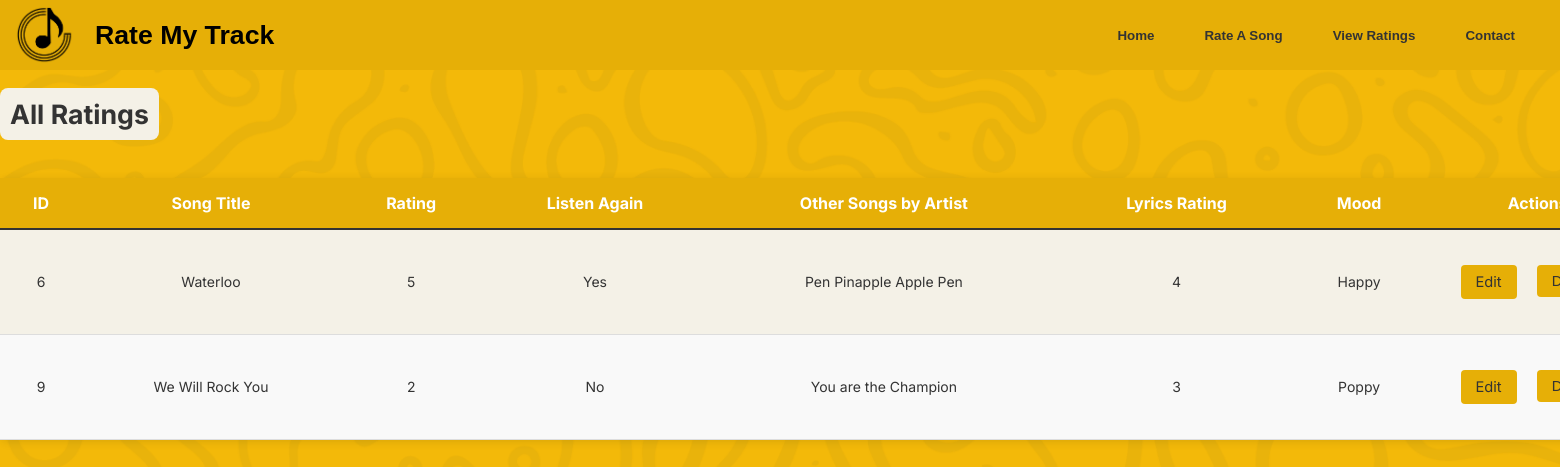
/ratings, run on an earlier commit of the app's database.
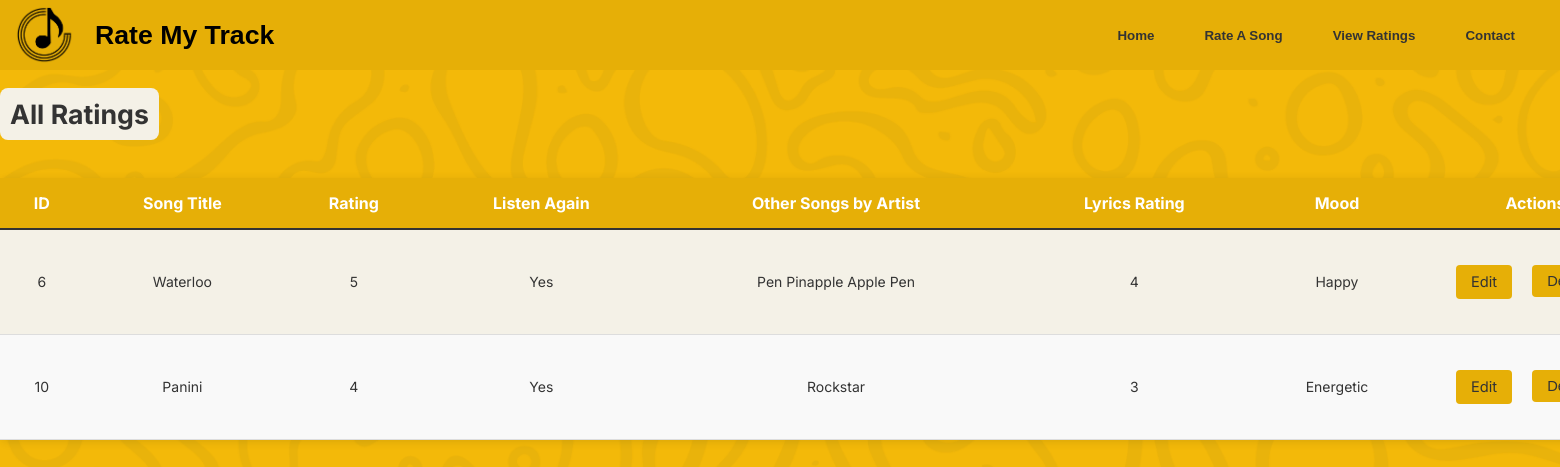
And on a later commit of the database.
### tables this page shows
CREATE TABLE "ratings" (
	"rating_id"	INTEGER,
	"song_id"	INTEGER,
	"rating"	INTEGER,
	"listen_again"	TEXT,
	"other_songs_by_artist"	TEXT,
	"lyrics_rating"	INTEGER,
	"mood"	TEXT,
	PRIMARY KEY("rating_id" AUTOINCREMENT),
	FOREIGN KEY("song_id") REFERENCES "songs"("id")
);

CREATE TABLE "songs" (
	"id"	INTEGER,
	"song_title"	TEXT,
	"artist_name"	TEXT,
	"release_year"	TEXT,
	"album"	TEXT,
	"genre"	TEXT,
	"thumbnail"	TEXT,
	"audio"	TEXT,
	PRIMARY KEY("id" AUTOINCREMENT)
);

### music_review_app.py (the view)
@app.route('/ratings')
def view_ratings():
    conn = get_db_connection()
    cursor = conn.cursor()
    cursor.execute("""
        SELECT ratings.rating_id, ratings.rating, ratings.listen_again,
               ratings.other_songs_by_artist, ratings.lyrics_rating, ratings.mood,
               songs.song_title
        FROM ratings
        INNER JOIN songs ON ratings.song_id = songs.id
    """)
    ratings = cursor.fetchall()
    cursor.close()
    conn.close()
    return render_template('view_ratings.html', ratings=ratings)

### music_review_app.py (called while the page is built)
def get_db_connection():
    conn = sqlite3.connect('musicreview.db')
    conn.row_factory = sqlite3.Row
    return conn

### templates/view_ratings.html
{% extends 'base.html' %}
{% block content %}
<div id="ratings-page-container">
    <div class="page-introduction">
        <h1>All Ratings</h1>
    </div>
    <div id="ratings-table">
        <table>
            <thead>
                <tr>
                    <th>ID</th>
                    <th>Song Title</th>
                    <th>Rating</th>
                    <th>Listen Again</th>
                    <th>Other Songs by Artist</th>
                    <th>Lyrics Rating</th>
                    <th>Mood</th>
                    <th>Actions</th>
                </tr>
            </thead>
            <tbody>
                {% for rating in ratings %}
                <tr>
                    <td>{{ rating.rating_id }}</td>
                    <td>{{ rating.song_title }}</td>
                    <td>{{ rating.rating }}</td>
                    <td>{{ rating.listen_again }}</td>
                    <td>{{ rating.other_songs_by_artist }}</td>
                    <td>{{ rating.lyrics_rating }}</td>
                    <td>{{ rating.mood }}</td>
                    <td>
                        <div id="edit-button">
                            <a href="{{ url_for('edit_rating', id=rating.rating_id) }}">Edit</a>
                        </div>
                        <div id="delete-button">
                            <form action="{{ url_for('delete_rating', id=rating.rating_id) }}" method="post">
                                <button type="submit">Delete</button>
                            </form>
                        </div>
                    </td>
                </tr>
                {% endfor %}
            </tbody>
        </table>
    </div>
</div>
{% endblock %}

### templates/base.html (shortened to what this page needs)
<!DOCTYPE html>
<html lang="en">
<head>
    <link rel="stylesheet" href="{{ url_for('static', filename='style.css') }}">
</head>
<body>
    <nav>
        <ul>
            <li><img src="/static/Images/music-app-logos-removebg-preview.png" alt="Logo"></li>
            <li><h1>Rate My Track</h1></li>
            <div id="rightside-nav-bar">
                <li><a href="{{ url_for('index') }}">Home</a></li>
                <li><a href="{{ url_for('all_songs') }}">Rate A Song</a></li>
                <li><a href="{{ url_for('view_ratings') }}">View Ratings</a></li>
                <li><a href="{{ url_for('contact') }}">Contact</a></li>
            </div>
        </ul>
    </nav>
    {% block content %}
    {% endblock %}
</body>
</html>

### static/style.css (style rules this page uses)
body { background-image: url(/static/Images/Background-image.png); background-repeat: no-repeat; background-size: cover; margin: 0; font-family: 'Inter'; padding: 0; }
nav { background-color: #E6AF07; height: 70px; }
nav ul { list-style-type: none; margin: auto; display: flex; align-items: center; height: 70px; padding: 0 20px; font-family: Arial, Helvetica, sans-serif; }
li h1 { font-size: 20pt; margin-right: auto; display: block; }
li a { color: #333; text-decoration: none; padding: 0 15px; height: 100%; font-size: 10pt; font-weight: 600; display: block; }
li img { width: 60px; padding: 0 20px; margin-left: -25px; vertical-align: middle; }
#rightside-nav-bar { margin-left: auto; display: flex; align-items: center; }
#rightside-nav-bar li { display: inline-block; padding: 0; margin: 0 10px 0 10px; }
.page-introduction h1 { padding-top: 550px; font-family: 'Inter'; font-size: 20pt; background-color: #F4F1E7; border-radius: 8px; padding: 10px; margin-right: 1200px; float: left; }
form { display: flex; flex-direction: column; }
#ratings-page-container { width: 1700px; margin: auto auto; text-align: center; }
.page-introduction { width: fit-content; font-size: 16pt; background-color: #F4F1E7; color: #333; }
#ratings-table { width: 1650px; margin: 20px auto; float: left; background-color: #F4F1E7; border-radius: 8px; box-shadow: 0 2px 10px rgba(0, 0, 0, 0.1); }
#ratings-table table { width: 1650px; border-collapse: collapse; }
#ratings-table th { background-color: #E6AF07; color: #FFF; padding: 15px; text-align: center; border-bottom: 2px solid #333; font-size: 16px; font-weight: bold; }
#ratings-table td { padding: 15px; text-align: center; border-bottom: 1px solid #ddd; font-size: 14px; color: #333; }
#ratings-table tr:nth-child(even) { background-color: #f9f9f9; }
#edit-button a { background-color: #E6AF07; color: #333; padding: 8px 15px; border: none; border-radius: 4px; margin: 20px; cursor: pointer; text-decoration: none; font-size: 11pt; float: left; }
#delete-button button { background-color: #E6AF07; color: #333; padding: 8px 15px; border: none; float: left; border-radius: 4px; width: fit-content; cursor: pointer; margin-top: 20px; text-decoration: none; font-size: 11pt; }

What changed in the data, as far as the page shows it:
removed ratings: rating_id "9", song_title "We Will Rock You", rating "2", listen_again "No", other_songs_by_artist "You are the Champion", lyrics_rating "3", mood "Poppy"
added ratings: rating_id "10", song_title "Panini", rating "4", listen_again "Yes", other_songs_by_artist "Rockstar", lyrics_rating "3", mood "Energetic"
